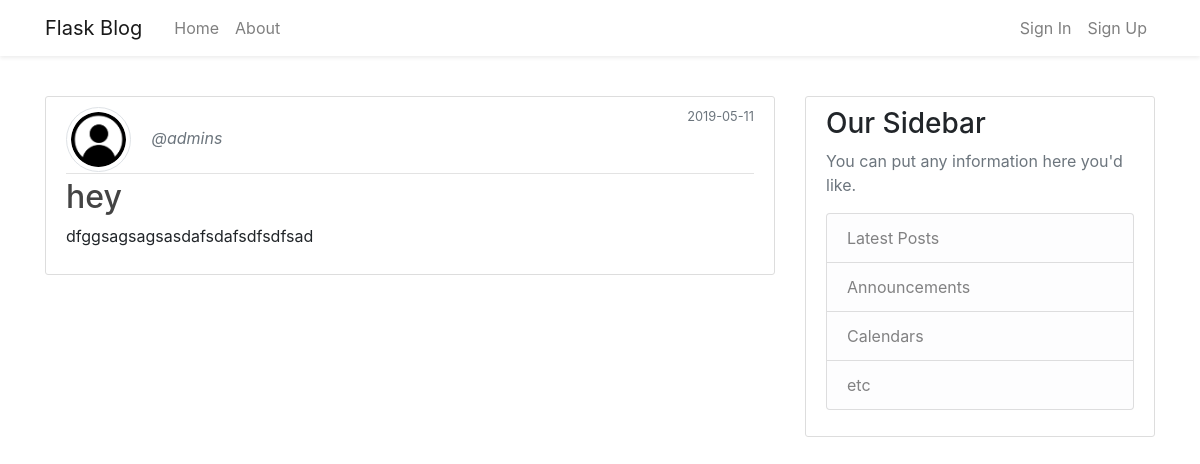
Page /post/9 on the committed database.
### flask_blog/models.py (models this page shows, shortened)
class User(db.Model, UserMixin):
    id = db.Column(db.Integer, primary_key = True)
    username = db.Column(db.String(20), unique = True, nullable = False)
    email = db.Column(db.String(120), unique = True, nullable = False)
    image_file = db.Column(db.String(20), nullable = False, default = 'default.png')
    password = db.Column(db.String(60), nullable = False)
    posts = db.relationship('Post', backref = 'author', lazy = True)

class Post(db.Model):
    id = db.Column(db.Integer, primary_key = True)
    title = db.Column(db.String(100), nullable = False)
    date_posted = db.Column(db.DateTime, nullable = False, default = datetime.utcnow)
    content = db.Column(db.Text, nullable = False)
    user_id = db.Column(db.Integer, db.ForeignKey('user.id'), nullable = False)

### flask_blog/posts/routes.py (the view)
@posts.route("/post/<int:post_id>")
def post(post_id):
    post = Post.query.get_or_404(post_id)
    return render_template('post.html', title = post.title, post = post)

### flask_blog/templates/post.html (shortened to what this page needs)
{% extends "layout.html" %}
{% block content %}
<article class="media content-section">
    <div class="media-body">
        <div class="article-metadata">
            <img class="rounded-circle article-img img-thumbnail" src="{{ url_for('static', filename = 'images/' + post.author.image_file) }}">
            <a class="mr-2 text-muted font-italic" href="{{ url_for('users.user_posts', username = post.author.username) }}">@{{ post.author.username }}</a>
            <small class="text-muted float-right">{{ post.date_posted.strftime('%Y-%m-%d') }}</small>
        </div>
        <h2 class="article-title">{{ post.title }}</h2>
        <p class="article-content">{{ post.content }}</p>
    </div>
</article>
{% endblock content %}

### flask_blog/static/css/main.css (style rules this page uses)
.content-section { background: #ffffff; padding: 10px 20px; border: 1px solid #dddddd; border-radius: 3px; margin-bottom: 10px; }
.article-title { color: #444444; }
.article-content { white-space: pre-line; }
.article-img { height: 65px; width: 65px; margin-right: 16px; }
.article-metadata { padding-bottom: 1px; margin-bottom: 4px; border-bottom: 1px solid #e3e3e3 }

### rows in the picture
User: image_file (placeholder picture), author.username "admins"
Post: date_posted "2019-05-11", title "hey", content "dfggsagsagsasdafsdafsdfsdfsad"
